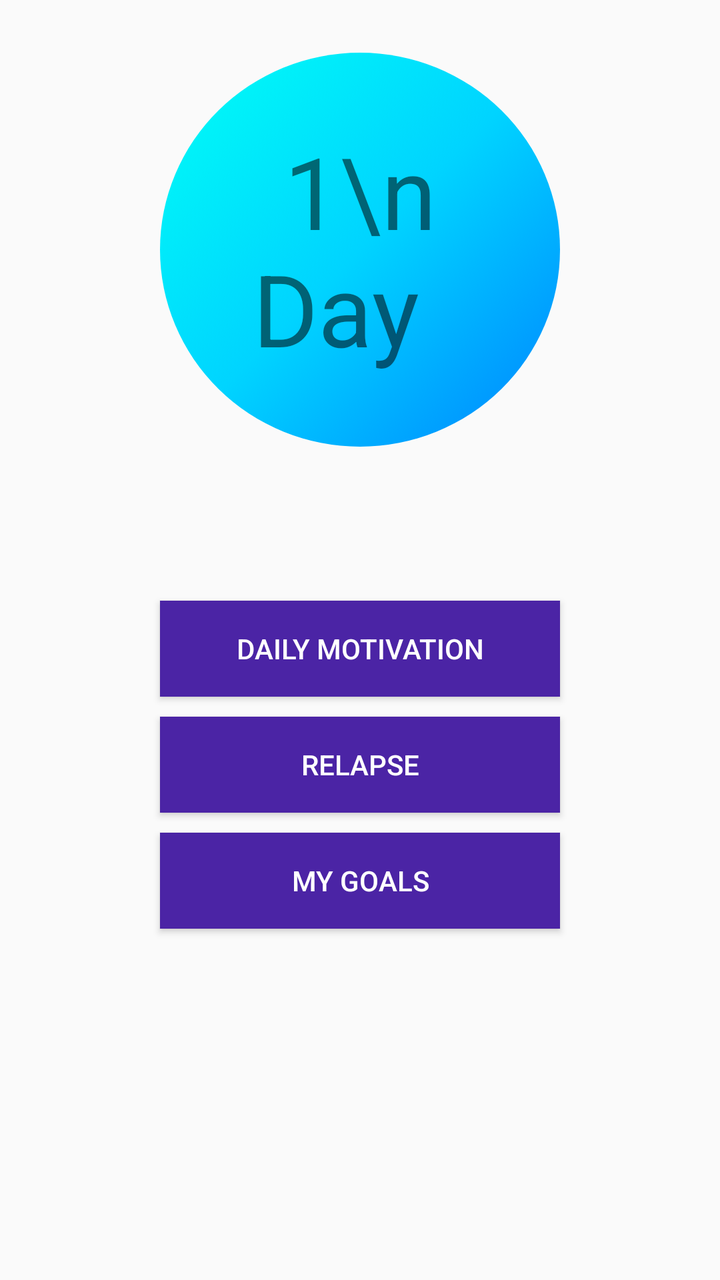
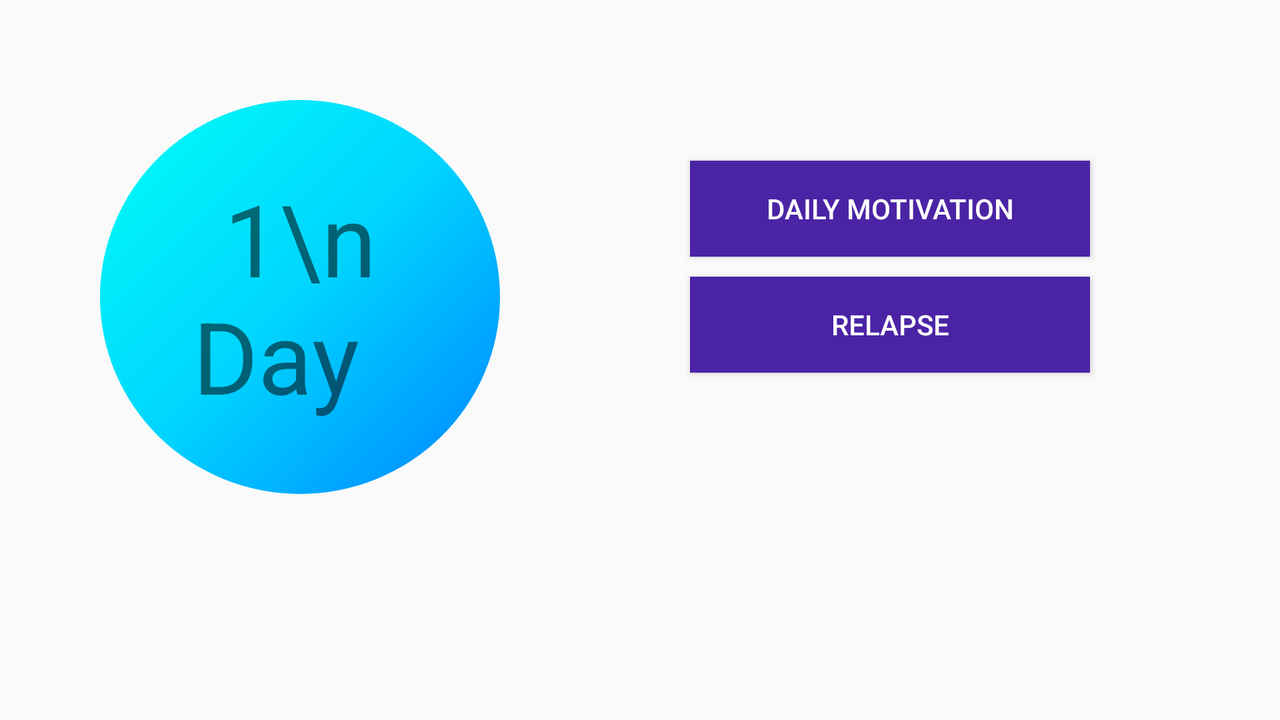

First picture: res/layout/ on a phone held upright. Second picture: the repository's own variant of that layout, on a device whose configuration matches the variant's folder. Source for both follows.
<!-- AndroidManifest.xml: application theme AppTheme -->
<!-- res/layout/activity_main_screen.xml -->
<?xml version="1.0" encoding="utf-8"?>
<LinearLayout xmlns:android="http://schemas.android.com/apk/res/android"
    xmlns:tools="http://schemas.android.com/tools"
    android:layout_width="match_parent"
    android:layout_height="match_parent"
    android:orientation="vertical"
    android:background="@drawable/background3"
    tools:context=".MainScreen">

    <LinearLayout
        android:layout_width="match_parent"
        android:layout_height="250dp"
        android:gravity="center"
        android:orientation="horizontal">

        <TextView
            android:id="@+id/day_count"
            android:layout_width="200dp"
            android:layout_height="197dp"
            android:background="@drawable/gradient_list"
            android:gravity="center"
            android:paddingTop="10dp"
            android:paddingBottom="10dp"
            android:paddingRight="10dp"
            android:paddingLeft="10dp"
            android:text="1\n  Day  "
            android:textSize="50dp" />

    </LinearLayout>


    <LinearLayout
        android:layout_width="match_parent"
        android:layout_height="305dp"
        android:layout_marginBottom="10dp"
        android:gravity="center"
        android:orientation="vertical">

        <Button
            android:id="@+id/daily_motivation_button"
            android:layout_width="200dp"
            android:layout_height="wrap_content"
            android:layout_margin="5dp"
            android:background="#4b24a5"
            android:text="Daily motivation"
            android:textColor="#fff" />


        <Button
            android:id="@+id/relapse_button"
            android:layout_width="200dp"
            android:layout_height="wrap_content"
            android:layout_margin="5dp"
            android:background="#4b24a5"
            android:text="Relapse"
            android:textColor="#fff" />

        <Button
            android:id="@+id/my_goals_button"
            android:layout_width="200dp"
            android:layout_height="wrap_content"
            android:layout_margin="5dp"
            android:background="#4b24a5"
            android:text="My Goals"
            android:textColor="#fff" />

        <ImageButton
            android:id="@+id/phone_calls"
            android:layout_width="wrap_content"
            android:layout_height="wrap_content"
            android:layout_margin="20dp"
            android:background="@drawable/phone"
            android:clickable="true" />


    </LinearLayout>



</LinearLayout>
<!-- resources referenced by this layout -->
<resources>
  <!-- drawable gradient_list (drawable) -->
  <?xml version="1.0" encoding="utf-8"?>
  <animation-list xmlns:android="http://schemas.android.com/apk/res/android">
      <item
          android:drawable="@drawable/text_circle"
          android:duration="4000" />
  
      <item
          android:drawable="@drawable/gradient2"
          android:duration="4000" />
  
      <item
          android:drawable="@drawable/gradient3"
          android:duration="4000" />
  </animation-list>
  <style name="AppTheme" parent="Base.Theme.AppCompat.Light.DarkActionBar">
          
          
      </style>
  <!-- drawable text_circle (drawable) -->
  <?xml version="1.0" encoding="utf-8"?>
  <shape xmlns:android="http://schemas.android.com/apk/res/android"
      android:shape="oval"
      >
      <solid android:color="#42f4c8"/>
      <stroke android:width="0dp" android:color="#fff" />
      <size
          android:height="25dp"
          android:width="25dp"/>
      <corners
          android:topLeftRadius="30dp"
          android:topRightRadius="30dp"
          android:bottomLeftRadius="30dp"
          android:bottomRightRadius="30dp"
          />
      <gradient
          android:type="linear"
          android:startColor="#0083ff"
          android:centerColor="#00d4ff"
          android:endColor="#00fff6"
          android:angle="135"/>
  
  
  </shape>
  <!-- drawable gradient2 (drawable) -->
  <?xml version="1.0" encoding="utf-8"?>
  <shape xmlns:android="http://schemas.android.com/apk/res/android">
  
      <solid android:color="#42f4c8"/>
      <stroke android:width="0dp" android:color="#fff" />
      <size android:width="40dp" android:height="20dp"/>
      <corners
          android:radius="100dp"
          />
      <gradient
          android:angle="45"
          android:endColor="#933c94"
          android:startColor="#517f95" />
  
  </shape>
  <!-- drawable gradient3 (drawable) -->
  <?xml version="1.0" encoding="utf-8"?>
  <shape xmlns:android="http://schemas.android.com/apk/res/android">
  
      <solid android:color="#42f4c8"/>
      <stroke android:width="0dp" android:color="#fff" />
      <size android:width="40dp" android:height="20dp"/>
      <corners
          android:radius="100dp"
          />
      <gradient
          android:angle="135"
          android:endColor="#43b4ef"
          android:startColor="#d40845" />
  </shape>
</resources>
<!-- res/layout-land/activity_main_screen.xml (the author's variant of the layout above) -->
<!-- drawn on the phone turned sideways -->
<?xml version="1.0" encoding="utf-8"?>
<LinearLayout xmlns:android="http://schemas.android.com/apk/res/android"
    xmlns:tools="http://schemas.android.com/tools"
    android:layout_width="match_parent"
    android:layout_height="match_parent"
    android:orientation="horizontal"
    android:gravity="left"
    android:background="@drawable/background3"
    tools:context=".MainScreen">

    <LinearLayout
        android:layout_width="wrap_content"
        android:layout_height="250dp"
        android:gravity="left"
        android:orientation="horizontal"
        android:layout_margin="50dp">

        <TextView
            android:id="@+id/day_count"
            android:layout_width="200dp"
            android:layout_height="197dp"
            android:background="@drawable/gradient_list"
            android:gravity="center"
            android:paddingTop="10dp"
            android:paddingBottom="10dp"
            android:paddingRight="10dp"
            android:paddingLeft="10dp"
            android:text="1\n  Day  "
            android:textSize="50dp" />

    </LinearLayout>


    <LinearLayout
        android:layout_width="match_parent"
        android:layout_height="227dp"
        android:gravity="center"
        android:orientation="vertical"
        android:layout_marginRight="50dp"
        android:layout_marginTop="40dp">

        <Button
            android:id="@+id/daily_motivation_button"
            android:layout_width="200dp"
            android:layout_height="wrap_content"
            android:layout_margin="5dp"
            android:background="#4b24a5"
            android:text="Daily motivation"
            android:textColor="#fff" />

        <Button
            android:id="@+id/relapse_button"
            android:layout_width="200dp"
            android:layout_height="wrap_content"
            android:layout_margin="5dp"
            android:background="#4b24a5"
            android:text="Relapse"
            android:textColor="#fff" />

        <ImageButton
            android:id="@+id/phone_calls"
            android:layout_width="wrap_content"
            android:layout_height="wrap_content"
            android:layout_margin="20dp"
            android:background="@drawable/phone"
            android:clickable="true" />

    </LinearLayout>

</LinearLayout>
